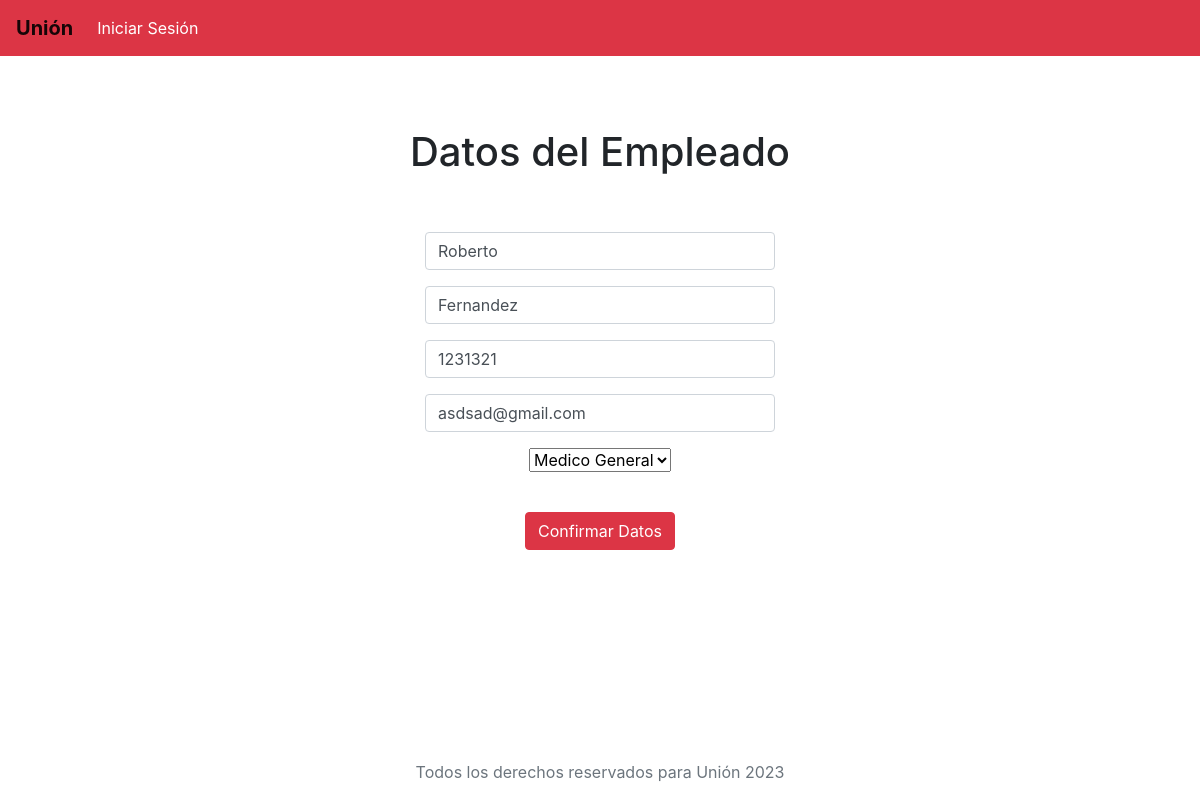
The app's page /empleado/1 with its own data.
### base/models.py (models this page shows, shortened)
class Empleado(models.Model):
    nombre = models.CharField(max_length=30)
    apellido = models.CharField(max_length=30)
    telefono = models.IntegerField(null=True, default=None)
    email = models.EmailField()
    ocupacion = models.ForeignKey(Ocupacion, on_delete=models.CASCADE)

### base/views.py (the view, shortened to what this page needs)
# urls.py: path('empleado/', views.empleado),
def empleado(request, id = None):
    context = {}
    context['ocupaciones'] = Ocupacion.objects.all()
    if id is not None:
        p = Empleado.objects.get(id = id)
        context['empleado'] = p
    return render(request, 'empleado.html', context)

### templates/empleado.html (shortened to what this page needs)
{% extends 'layouts/main.html' %}
{% block content %}
    <div class="row text-center">
        <div class="col-12">
            <h1> Datos del Empleado </h1>
        </div>
    </div>
    <div class="row py-5">
        <div class="col-4">
        </div>
        <div class="col-4 text-center">
            <form method="POST" action="">
                <div class="form-group">
                    <input type="text" class="form-control" name="nombre" placeholder="Nombre del Empleado"
                    {% if empleado is not None %}
                        value = "{{empleado.nombre}}"
                    {% endif %}
                    >
                </div>
                <div class="form-group">
                    <input type="text" class="form-control" name="apellido" placeholder="Apellido del Empleado"
                    {% if empleado is not None %}
                        value = "{{empleado.apellido}}"
                    {% endif %}
                    >
                </div>
                <div class="form-group">
                    <input type="number" class="form-control" name="telefono" placeholder="Teléfono del Empleado"
                    {% if empleado is not None %}
                        value = "{{empleado.telefono}}"
                    {% endif %}
                    >
                </div>
                <div class="form-group">
                    <input type="email" class="form-control" name="email" placeholder="Email del Empleado"
                    {% if empleado is not None %}
                        value = "{{empleado.email}}"
                    {% endif %}
                    >
                </div>
                <div class="form-group pb-4">
                    <select name="ocupacion">
                        {% for ocupacion in ocupaciones %}
                            <option value="{{ocupacion.id}}">{{ocupacion.nombre}}</option>
                        {% endfor %}
                    </select>
                </div>
                <button class="btn btn-danger" type="submit">Confirmar Datos</button>
            </form>
        </div>
        <div class="col-4">
        </div>
    </div>
{% endblock %}

### records on screen
Empleado: nombre "Roberto", apellido "Fernandez", telefono "1231321", email "asdsad@gmail.com"

### other values on screen
form field ocupacion "Medico General"
